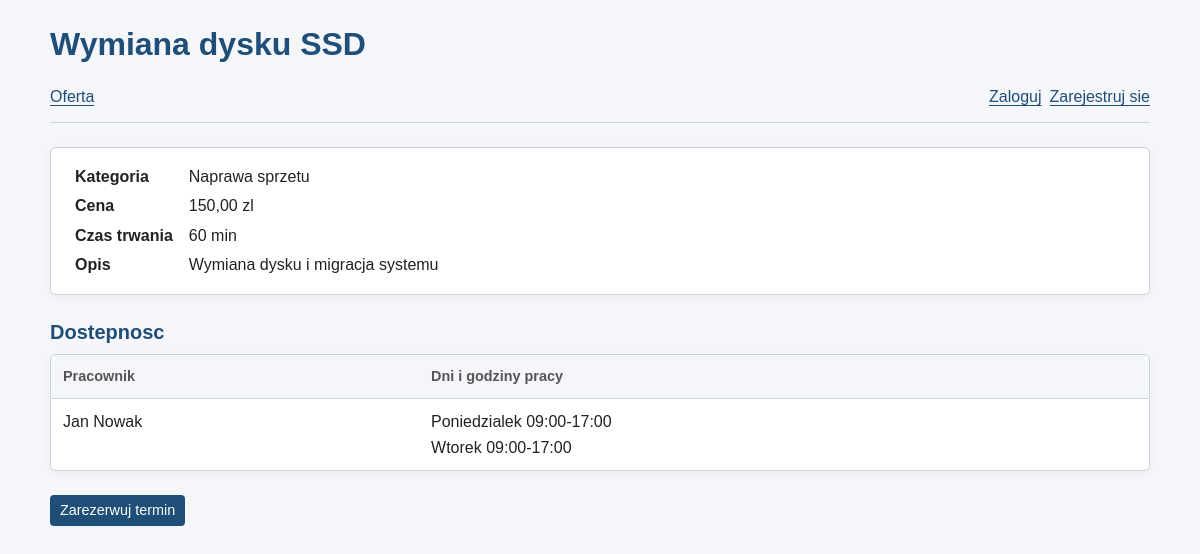
The app's page /usluga.php?id=2, older data.
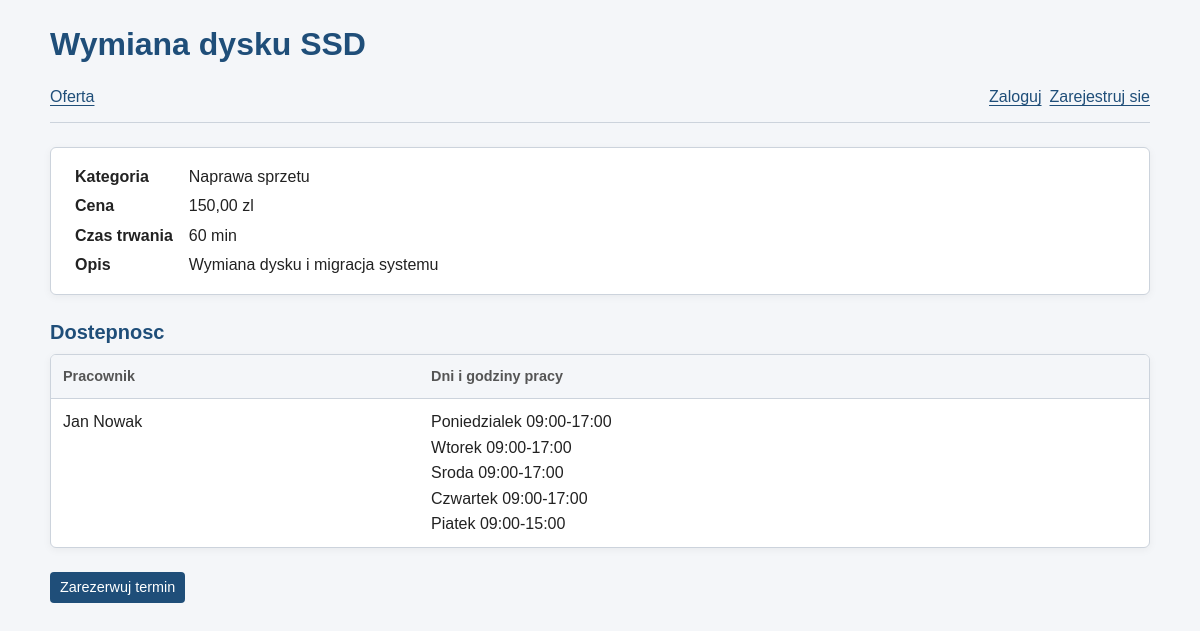
The same page, newer data.
### tables this page shows
CREATE TABLE pracownicy (
    id INT AUTO_INCREMENT PRIMARY KEY,
    uzytkownik_id INT NOT NULL UNIQUE,
    opis TEXT,
    aktywny TINYINT(1) NOT NULL DEFAULT 1,
    FOREIGN KEY (uzytkownik_id) REFERENCES uzytkownicy(id) ON DELETE RESTRICT
);

CREATE TABLE dostepnosc_pracownikow (
    id INT AUTO_INCREMENT PRIMARY KEY,
    pracownik_id INT NOT NULL,
    dzien_tygodnia TINYINT NOT NULL COMMENT '1-poniedzialek ... 7-niedziela',
    godzina_od TIME NOT NULL,
    godzina_do TIME NOT NULL,
    FOREIGN KEY (pracownik_id) REFERENCES pracownicy(id) ON DELETE CASCADE,
    UNIQUE KEY uq_pracownik_dzien (pracownik_id, dzien_tygodnia),
    CHECK (dzien_tygodnia BETWEEN 1 AND 7),
    CHECK (godzina_do > godzina_od)
);

### includes/terminy.php (called while the page is built, shortened)
<?php
function aktywnaUsluga(PDO $pdo, int $id): ?array
{
    $stmt = $pdo->prepare(
        'SELECT u.id, u.nazwa, u.opis, u.czas_trwania, u.cena, k.nazwa AS kategoria
         FROM uslugi u
         JOIN kategorie_uslug k ON k.id = u.kategoria_id
         WHERE u.id = ? AND u.aktywna = 1'
    );
    $stmt->execute([$id]);
    return $stmt->fetch(PDO::FETCH_ASSOC) ?: null;
}
function pracownicyUslugi(PDO $pdo, int $uslugaId): array
{
    $stmt = $pdo->prepare(
        "SELECT p.id, CONCAT(u.imie, ' ', u.nazwisko) AS nazwa, p.opis
         FROM pracownicy_uslugi pu
         JOIN pracownicy p ON p.id = pu.pracownik_id
         JOIN uzytkownicy u ON u.id = p.uzytkownik_id
         WHERE pu.usluga_id = ? AND p.aktywny = 1 AND u.aktywny = 1
         ORDER BY u.nazwisko, u.imie"
    );
    $stmt->execute([$uslugaId]);
    return $stmt->fetchAll(PDO::FETCH_ASSOC);
}
function dniPracy(PDO $pdo, int $pracownikId): array
{
    $stmt = $pdo->prepare(
        'SELECT dzien_tygodnia, godzina_od, godzina_do
         FROM dostepnosc_pracownikow
         WHERE pracownik_id = ?
         ORDER BY dzien_tygodnia'
    );
    $stmt->execute([$pracownikId]);
    return $stmt->fetchAll(PDO::FETCH_ASSOC);
}

### includes/auth.php (called while the page is built, shortened)
<?php
function zalogowany(): bool
{
    return isset($_SESSION['user_id'])
        && is_int($_SESSION['user_id'])
        && $_SESSION['user_id'] > 0;
}

### public/usluga.php (the view, shortened to what this page needs)
<?php
require __DIR__ . '/../includes/wspolne.php';
require __DIR__ . '/../includes/terminy.php';
$usluga = aktywnaUsluga($pdo, liczba($_GET['id'] ?? ''));
$pracownicy = pracownicyUslugi($pdo, (int) $usluga['id']);
naglowekStrony($usluga['nazwa'], ['index.php' => 'Oferta']);
?>
<div class="karta">
    <dl>
        <dt>Kategoria</dt>
        <dd><?= e($usluga['kategoria']) ?></dd>
        <dt>Cena</dt>
        <dd><?= cena($usluga['cena']) ?></dd>
        <dt>Czas trwania</dt>
        <dd><?= (int) $usluga['czas_trwania'] ?> min</dd>
        <dt>Opis</dt>
        <dd><?= e($usluga['opis']) ?: '-' ?></dd>
    </dl>
</div>
<h2>Dostepnosc</h2>
<?php if (!$pracownicy): ?>
    <p>Obecnie zaden pracownik nie wykonuje tej uslugi, wiec nie mozna jej zarezerwowac.</p>
<?php else: ?>
    <div class="tabela">
        <table>
            <tr>
                <th>Pracownik</th>
                <th>Dni i godziny pracy</th>
            </tr>
            <?php foreach ($pracownicy as $p): ?>
                <tr>
                    <td><?= e($p['nazwa']) ?></td>
                    <td>
                        <?php foreach (dniPracy($pdo, (int) $p['id']) as $d): ?>
                            <?= DNI_TYGODNIA[$d['dzien_tygodnia']] ?> <?= godzina($d['godzina_od']) ?>-<?= godzina($d['godzina_do']) ?><br>
                        <?php endforeach; ?>
                    </td>
                </tr>
            <?php endforeach; ?>
        </table>
    </div>
    <p><a class="przycisk" href="rezerwacja.php?usluga=<?= (int) $usluga['id'] ?>">Zarezerwuj termin</a></p>
<?php endif; ?>
<?php
stopkaStrony();

### includes/wspolne.php (shortened to what this page needs)
<?php
require_once __DIR__ . '/auth.php';
if (!function_exists('e')) {
    function e(?string $wartosc): string
    {
        return htmlspecialchars($wartosc ?? '', ENT_QUOTES | ENT_SUBSTITUTE, 'UTF-8');
    }
}
function liczba(mixed $wartosc): int
{
    return is_string($wartosc) && ctype_digit($wartosc) ? (int) $wartosc : 0;
}
function godzina(string $czas): string
{
    return substr($czas, 0, 5);
}
function cena(string|float $cena): string
{
    return number_format((float) $cena, 2, ',', ' ') . ' zl';
}
function naglowekStrony(string $tytul, array $linki): void
{
    $biezaca = basename($_SERVER['SCRIPT_NAME']);
    ?>
<!DOCTYPE html>
<html lang="pl">
<head>
    <link rel="stylesheet" href="../css/style.css">
</head>
<body class="panel">
    <h1><?= e($tytul) ?></h1>
    <nav>
        <?php foreach ($linki as $plik => $nazwa): ?>
            <a href="<?= e($plik) ?>"<?= $plik === $biezaca ? ' aria-current="page"' : '' ?>><?= e($nazwa) ?></a>
        <?php endforeach; ?>
        <?php if (zalogowany()): ?>
            <a href="profil.php">Moje konto</a>
            <a href="wyloguj.php">Wyloguj</a>
        <?php else: ?>
            <a href="logowanie.php">Zaloguj</a>
            <a href="rejestracja.php">Zarejestruj sie</a>
        <?php endif; ?>
    </nav>
    <main>
    <?php
}
function stopkaStrony(): void
{
    ?>
    </main>
</body>
</html>
    <?php
}

Row changes from the older to the newer data that the page shows:
changed pracownicy: gains dostepnosc_pracownikow (dzien_tygodnia "Sroda", godzina_od "09:00", godzina_do "17:00"); gains dostepnosc_pracownikow (dzien_tygodnia "Czwartek", godzina_od "09:00", godzina_do "17:00")
added dostepnosc_pracownikow: dzien_tygodnia "Piatek", godzina_od "09:00", godzina_do "15:00"
